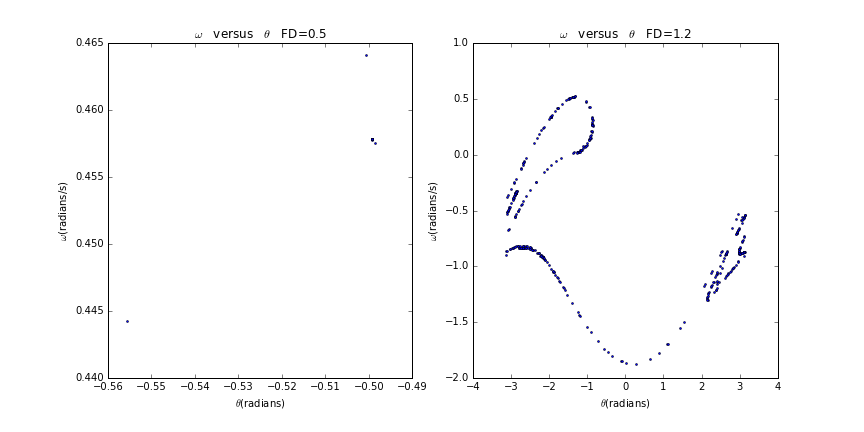

This figure's Python source:
# -*- coding: utf-8 -*-
"""
Created on Thu Jun 09 14:24:34 2016

@author: asus
"""

import numpy as np
import math
import matplotlib.pyplot as plt

g=9.8
l=9.8
class CHAOS():
    def __init__(self,_omg0,_theta0,_t0,_q,_FD,_Omega,_size=100.,_timelim=400.):
        self.omg=[_omg0]
        self.theta=[_theta0]
        self.t=[_t0]
        self.q=_q
        self.FD=_FD
        self.Omega=_Omega
        self.timelim=int(round(_timelim))
        self.size=int(round(_size))
        self.dt=(2.*math.pi/self.Omega)/self.size
        self.time=(2.*math.pi/self.Omega)*self.timelim
        self.n=int(round(self.time/self.dt))
    def calculate(self):
        global g,l
        for i in range(self.n):
            self.omg.append(self.omg[-1]-g/l*math.sin(self.theta[-1])*self.dt-self.q*self.omg[-1]*self.dt+self.FD*math.sin(self.Omega*self.t[-1])*self.dt)
            if self.theta[-1]+self.omg[-1]*self.dt>math.pi:
                self.theta.append(self.theta[-1]+self.omg[-1]*self.dt-2*math.pi)
            elif self.theta[-1]+self.omg[-1]*self.dt<-math.pi:
                self.theta.append(self.theta[-1]+self.omg[-1]*self.dt+2*math.pi)
            else: 
                self.theta.append(self.theta[-1]+self.omg[-1]*self.dt)
            self.t.append(self.t[-1]+self.dt)
            
    def plot_Poincare(self,_ax):        # the Poincare section plot    
        self.theta_Poincare=[]
        self.omg_Poincare=[]
        self.t_Poincare=[]
        for i in range(int(np.round(self.timelim))):
            self.t_Poincare.append(self.t[(i+1)*self.size])
            self.omg_Poincare.append(self.omg[(i+1)*self.size])
            self.theta_Poincare.append(self.theta[(i+1)*self.size])
        _ax.plot(self.theta_Poincare,self.omg_Poincare,'ob',markersize=2,label=r'$F_d = $'+' %.1f'%self.FD)
plt.figure(figsize=(12,6))

a=CHAOS(0,0.2,0,0.5,0.5,2./3.,100.,400.)
a.calculate()
ax1=plt.subplot(121)
a.plot_Poincare(ax1)
plt.xlabel(r"$\theta$(radians)")
plt.ylabel("$\omega$(radians/s)")
plt.title(r'$\omega$'+'   versus   '+r'$\theta$'+'   FD=0.5')

b=CHAOS(0,0.2,0,0.5,1.2,2./3.,100.,400.)
b.calculate()
ax2=plt.subplot(122)
b.plot_Poincare(ax2)
plt.xlabel(r"$\theta$(radians)")
plt.ylabel("$\omega$(radians/s)")
plt.title(r'$\omega$'+'   versus   '+r'$\theta$'+'   FD=1.2')

plt.savefig('chaos4.png')
plt.show()
   
        
        
        